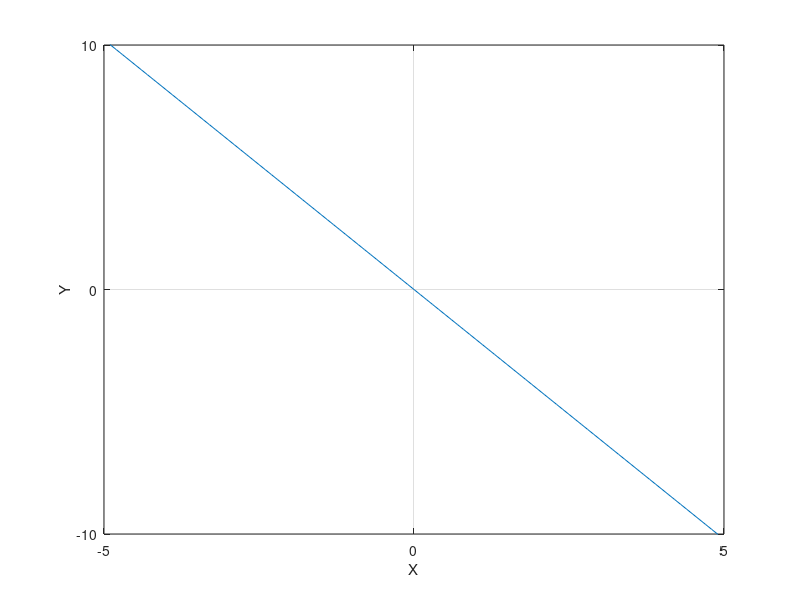

Source code (MATLAB):
clear all, close all, clc
% x1 = [2 0;2 2;2 4;3 3];
% x2 = [0 3; -2 2;-1 -1;1 -2;3 -1];
% m1 = [2.25 2.25];
% m2 = [0.2 0.2];
x1 = [1 1;2 0;2 1;0 2;1 3];
x2 = [-1 2;0 0;-1 0;-1 -1;0 -2];
m1 = [1.2 1.4];
m2 = [-0.6 -0.2];
S1 = zeros(2,2);
S2 = zeros(2,2);
for i=1:4
    S1 = S1 + (x1(i,:)-m1)'*(x1(i,:)-m1);
end
for i=1:5
    S2 = S2 + (x2(i,:)-m2)'*(x2(i,:)-m2);
end
SW = S1+S2;
w = inv(SW)*(m1-m2)';
y1=x1*w;
y2=x2*w;
x=[-5:0.1:5];
y=x*w(1,1)/(-w(2,1))

y0 = (5*m1*w + 5*m2*w)/(5+5);

axis on;
plot(x,y);
xlabel('X');ylabel('Y');
axis([-5,5,-10,10]);
set(gca,'XTickMode','manual','XTick',[-5 0 5]);
set(gca,'YTickMode','manual','YTick',[-10 0 10]);grid